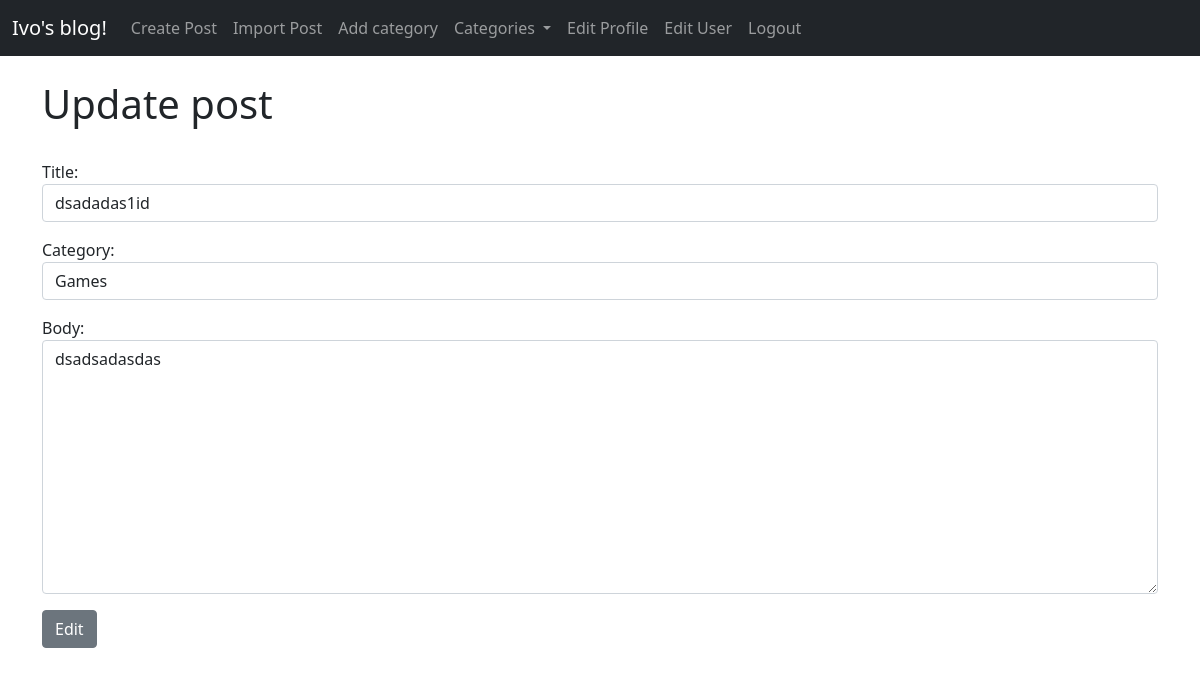
The app's page /edit_post/35 (signed in) with its own data.
### blog/models.py (models this page shows, shortened)
class Post(models.Model):
    title = models.CharField(max_length=255)
    author = models.ForeignKey(User, on_delete=models.CASCADE)
    body = models.TextField()
    category = models.ForeignKey(Category, on_delete=models.CASCADE, null=True)
    created_at = models.DateTimeField(auto_now_add=True)
    updated_at = models.DateTimeField(auto_now=True)

### blog/views.py (the view, shortened to what this page needs)
# urls.py: path('edit_post/<int:pk>', EditPost.as_view(), name='edit_post'),
class EditPost(UpdateView):
    model = Post
    template_name = 'post/edit.html'
    form_class = EditForm

### blog/forms.py
class EditForm(forms.ModelForm):
    class Meta:
        model = Post
        fields = ('title', 'category', 'body')
        widgets = {
            'title': forms.TextInput(attrs={'class': 'form-control'}),
            'category': forms.Select(choices=categories,
                                     attrs={'class': 'form-control'}),
            'body': forms.Textarea(attrs={'class': 'form-control'})
        }

### blog/models.py (called while the page is built)
    def __str__(self):
        return self.name

### blog/templates/post/edit.html (shortened to what this page needs)
{% extends 'base.html' %}
{% block content %}
{% if user.is_authenticated %}
<h1> Update post </h1>
<br/>
    <div class="form-group">
        <form method="post">
            {{ form.as_p }}
            <button class="btn btn-secondary">Edit</button>
    </div>
{%else%}
You are not authorized!
{%endif%}
{% endblock %}

### records on screen
Post: title "dsadadas1id", category "Games", body "dsadsadasdas"
